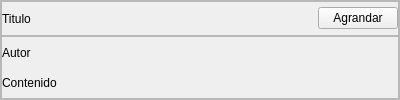
<?xml version="1.0" encoding="UTF-8"?>
<ui version="4.0">
 <class>VPubResumen</class>
 <widget class="QWidget" name="VPubResumen">
  <property name="geometry">
   <rect>
    <x>0</x>
    <y>0</y>
    <width>400</width>
    <height>100</height>
   </rect>
  </property>
  <property name="minimumSize">
   <size>
    <width>400</width>
    <height>0</height>
   </size>
  </property>
  <property name="maximumSize">
   <size>
    <width>16777215</width>
    <height>100</height>
   </size>
  </property>
  <property name="windowTitle">
   <string>Form</string>
  </property>
  <layout class="QVBoxLayout" name="verticalLayout">
   <property name="spacing">
    <number>0</number>
   </property>
   <property name="leftMargin">
    <number>0</number>
   </property>
   <property name="topMargin">
    <number>0</number>
   </property>
   <property name="rightMargin">
    <number>0</number>
   </property>
   <property name="bottomMargin">
    <number>0</number>
   </property>
   <item>
    <widget class="QFrame" name="frame">
     <property name="minimumSize">
      <size>
       <width>0</width>
       <height>0</height>
      </size>
     </property>
     <property name="maximumSize">
      <size>
       <width>16777215</width>
       <height>16777215</height>
      </size>
     </property>
     <property name="frameShape">
      <enum>QFrame::StyledPanel</enum>
     </property>
     <property name="frameShadow">
      <enum>QFrame::Raised</enum>
     </property>
     <layout class="QVBoxLayout" name="verticalLayout_2">
      <property name="spacing">
       <number>0</number>
      </property>
      <property name="leftMargin">
       <number>0</number>
      </property>
      <property name="topMargin">
       <number>0</number>
      </property>
      <property name="rightMargin">
       <number>0</number>
      </property>
      <property name="bottomMargin">
       <number>0</number>
      </property>
      <item>
       <widget class="QFrame" name="frame_2">
        <property name="maximumSize">
         <size>
          <width>16777215</width>
          <height>35</height>
         </size>
        </property>
        <property name="frameShape">
         <enum>QFrame::StyledPanel</enum>
        </property>
        <property name="frameShadow">
         <enum>QFrame::Raised</enum>
        </property>
        <layout class="QHBoxLayout" name="horizontalLayout">
         <property name="spacing">
          <number>0</number>
         </property>
         <property name="leftMargin">
          <number>0</number>
         </property>
         <property name="topMargin">
          <number>0</number>
         </property>
         <property name="rightMargin">
          <number>0</number>
         </property>
         <property name="bottomMargin">
          <number>0</number>
         </property>
         <item>
          <widget class="QLabel" name="label_titulo">
           <property name="styleSheet">
            <string notr="true">font: 700 10pt &quot;Inter&quot;;</string>
           </property>
           <property name="text">
            <string>Titulo</string>
           </property>
          </widget>
         </item>
         <item alignment="Qt::AlignRight">
          <widget class="QPushButton" name="btn_agrandar">
           <property name="styleSheet">
            <string notr="true">font: 10pt &quot;Inter&quot;;</string>
           </property>
           <property name="text">
            <string>Agrandar</string>
           </property>
           <property name="flat">
            <bool>false</bool>
           </property>
          </widget>
         </item>
        </layout>
       </widget>
      </item>
      <item>
       <widget class="QFrame" name="frame_3">
        <property name="maximumSize">
         <size>
          <width>16777215</width>
          <height>100</height>
         </size>
        </property>
        <property name="frameShape">
         <enum>QFrame::StyledPanel</enum>
        </property>
        <property name="frameShadow">
         <enum>QFrame::Raised</enum>
        </property>
        <layout class="QVBoxLayout" name="verticalLayout_4">
         <property name="spacing">
          <number>0</number>
         </property>
         <property name="leftMargin">
          <number>0</number>
         </property>
         <property name="topMargin">
          <number>0</number>
         </property>
         <property name="rightMargin">
          <number>0</number>
         </property>
         <property name="bottomMargin">
          <number>0</number>
         </property>
         <item>
          <widget class="QLabel" name="label_autor">
           <property name="styleSheet">
            <string notr="true">font: 10pt &quot;Inter&quot;;</string>
           </property>
           <property name="text">
            <string>Autor</string>
           </property>
          </widget>
         </item>
         <item>
          <widget class="QLabel" name="label_contenido">
           <property name="styleSheet">
            <string notr="true">font: 10pt &quot;Inter&quot;;</string>
           </property>
           <property name="text">
            <string>Contenido</string>
           </property>
          </widget>
         </item>
        </layout>
       </widget>
      </item>
     </layout>
    </widget>
   </item>
  </layout>
 </widget>
 <resources/>
 <connections/>
</ui>
